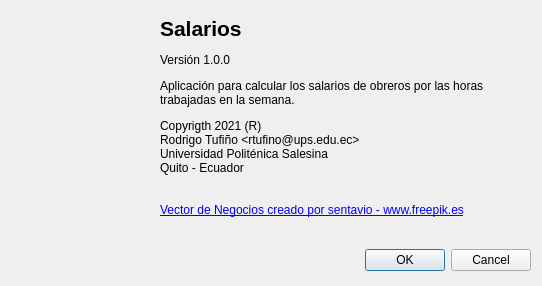
<?xml version="1.0" encoding="UTF-8"?>
<ui version="4.0">
 <class>Acerca</class>
 <widget class="QDialog" name="Acerca">
  <property name="geometry">
   <rect>
    <x>0</x>
    <y>0</y>
    <width>542</width>
    <height>286</height>
   </rect>
  </property>
  <property name="windowTitle">
   <string>Acerca de Salarios</string>
  </property>
  <widget class="QDialogButtonBox" name="buttonBox">
   <property name="geometry">
    <rect>
     <x>310</x>
     <y>240</y>
     <width>221</width>
     <height>41</height>
    </rect>
   </property>
   <property name="orientation">
    <enum>Qt::Horizontal</enum>
   </property>
   <property name="standardButtons">
    <set>QDialogButtonBox::Cancel|QDialogButtonBox::Ok</set>
   </property>
  </widget>
  <widget class="QLabel" name="label_2">
   <property name="geometry">
    <rect>
     <x>160</x>
     <y>0</y>
     <width>371</width>
     <height>191</height>
    </rect>
   </property>
   <property name="text">
    <string>&lt;html&gt;&lt;head/&gt;&lt;body&gt;&lt;p&gt;&lt;span style=&quot; font-size:16pt; font-weight:600;&quot;&gt;Salarios&lt;/span&gt;&lt;/p&gt;&lt;p&gt;Versión 1.0.0&lt;/p&gt;&lt;p&gt;Aplicación para calcular los salarios de obreros por las horas trabajadas en la semana.&lt;/p&gt;&lt;p&gt;Copyrigth 2021 (R) &lt;br/&gt;Rodrigo Tufiño &amp;lt;rtufino@ups.edu.ec&amp;gt;&lt;br/&gt;Universidad Politénica Salesina&lt;br/&gt;Quito - Ecuador&lt;/p&gt;&lt;/body&gt;&lt;/html&gt;</string>
   </property>
   <property name="wordWrap">
    <bool>true</bool>
   </property>
  </widget>
  <widget class="QLabel" name="label">
   <property name="geometry">
    <rect>
     <x>160</x>
     <y>190</y>
     <width>371</width>
     <height>41</height>
    </rect>
   </property>
   <property name="text">
    <string>&lt;html&gt;&lt;head/&gt;&lt;body&gt;&lt;p&gt;
&lt;a href='https://www.freepik.es/fotos-vectores-gratis/negocios'&gt;Vector de Negocios creado por sentavio - www.freepik.es&lt;/a&gt;
&lt;/p&gt;&lt;/body&gt;&lt;/html&gt;</string>
   </property>
   <property name="wordWrap">
    <bool>true</bool>
   </property>
  </widget>
  <widget class="QWidget" name="widget" native="true">
   <property name="geometry">
    <rect>
     <x>20</x>
     <y>20</y>
     <width>131</width>
     <height>151</height>
    </rect>
   </property>
   <property name="styleSheet">
    <string notr="true">background-image: url(:/imagenes/recursos/3182.jpg);</string>
   </property>
  </widget>
 </widget>
 <resources/>
 <connections>
  <connection>
   <sender>buttonBox</sender>
   <signal>accepted()</signal>
   <receiver>Acerca</receiver>
   <slot>accept()</slot>
   <hints>
    <hint type="sourcelabel">
     <x>248</x>
     <y>254</y>
    </hint>
    <hint type="destinationlabel">
     <x>157</x>
     <y>274</y>
    </hint>
   </hints>
  </connection>
  <connection>
   <sender>buttonBox</sender>
   <signal>rejected()</signal>
   <receiver>Acerca</receiver>
   <slot>reject()</slot>
   <hints>
    <hint type="sourcelabel">
     <x>316</x>
     <y>260</y>
    </hint>
    <hint type="destinationlabel">
     <x>286</x>
     <y>274</y>
    </hint>
   </hints>
  </connection>
 </connections>
</ui>
